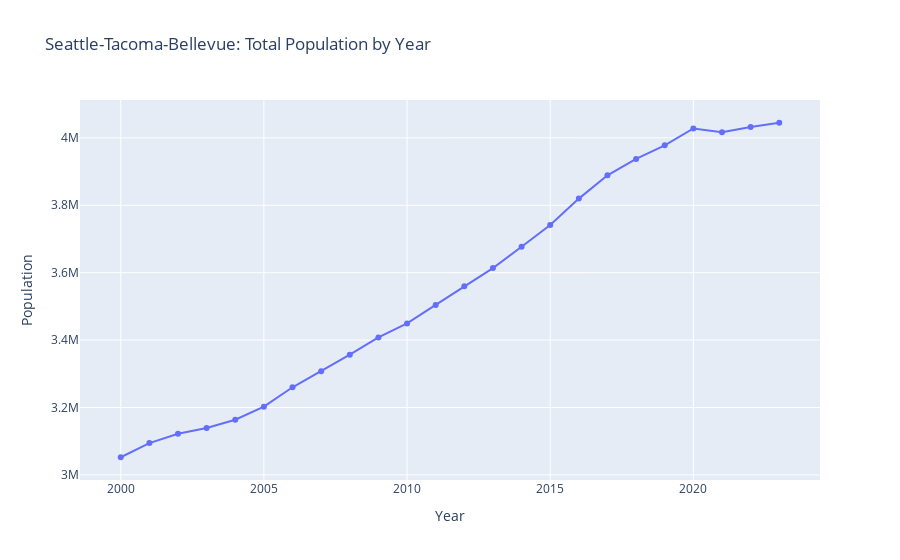

The code cell stored with this chart in its notebook:
### Code cell
fig = go.Figure()
fig.add_trace(
    go.Scatter(
        x=population['year'],
        y=population['pop'],
        mode='lines+markers'
    )
)
fig.update_layout(
    title='Seattle-Tacoma-Bellevue: Total Population by Year',
    xaxis_title='Year',
    yaxis_title='Population'
)
fig.show()

### Figure 1 — Plotly figure (JSON) as saved in the notebook; plotly's stock layout.template omitted (floating-point values rounded to 4 significant figures)
{"data": [{"mode": "lines+markers", "type": "scatter", "x": [2000, 2001, 2002, 2003, 2004, 2005, 2006, 2007, 2008, 2009, 2010, 2011, 2012, 2013, 2014, 2015, 2016, 2017, 2018, 2019, 2020, 2021, 2022, 2023], "y": [3052379, 3094380, 3121895, 3138938, 3163703, 3202388, 3259945, 3307360, 3356637, 3407848, 3449355, 3504376, 3559719, 3613596, 3676765, 3741711, 3819753, 3888807, 3937546, 3977785, 4027804, 4016479, 4032242, 4044837]}], "layout": {"title": {"text": "Seattle-Tacoma-Bellevue: Total Population by Year"}, "xaxis": {"title": {"text": "Year"}}, "yaxis": {"title": {"text": "Population"}}}}
